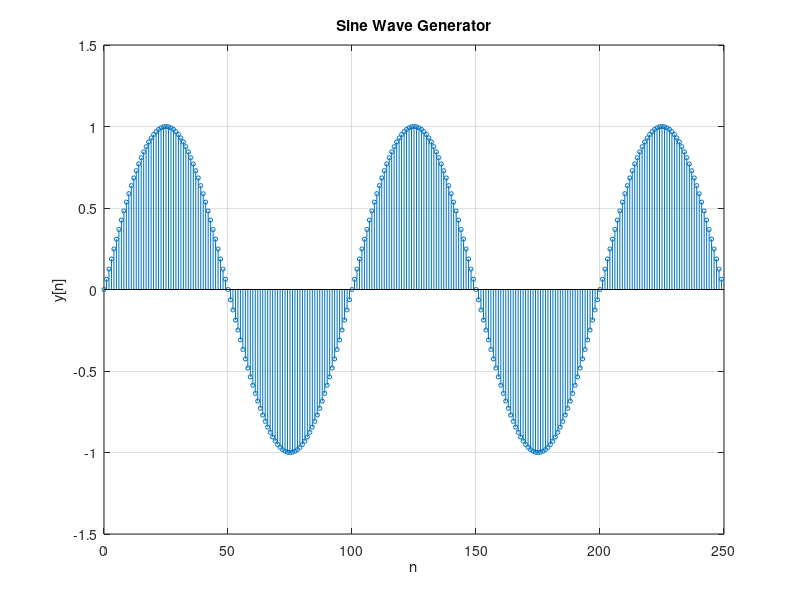

This figure's MATLAB source:
clc;
clear;
f  = 10e4;      
fs = 10e6;       
B  = 2*pi*f/fs;
    
alpha = 2*cos(B);
beta  = -1;
y(1) = 0;         % y[0]
y(2) = sin(B);    % y[1]

N  = 250;  
for i = 3:N
    y(i) = alpha*y(i-1) + beta*y(i-2);
end

figure(1);
n  = 0:N-1;  
stem(n, y, 'LineWidth', 0.5, 'MarkerSize', 3);  
xlabel('n'); 
ylabel('y[n]');
title('Sine Wave Generator'); 
grid on;